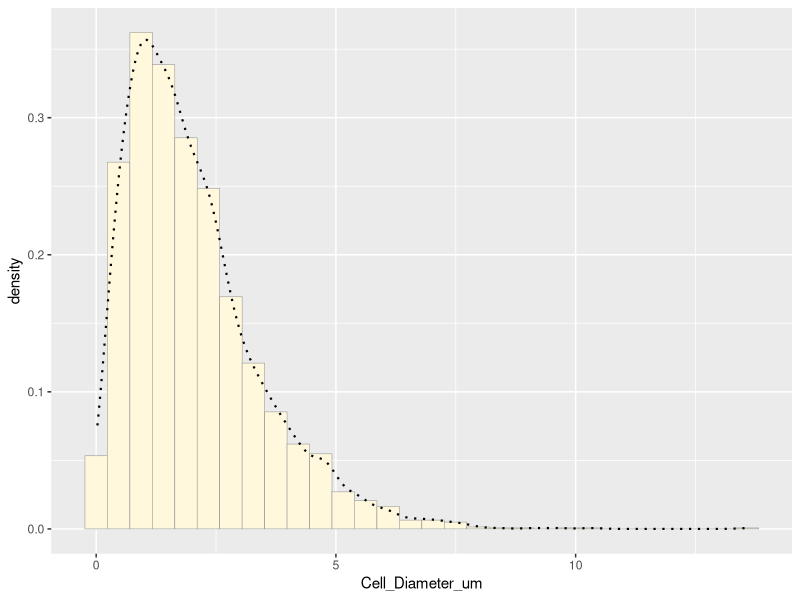
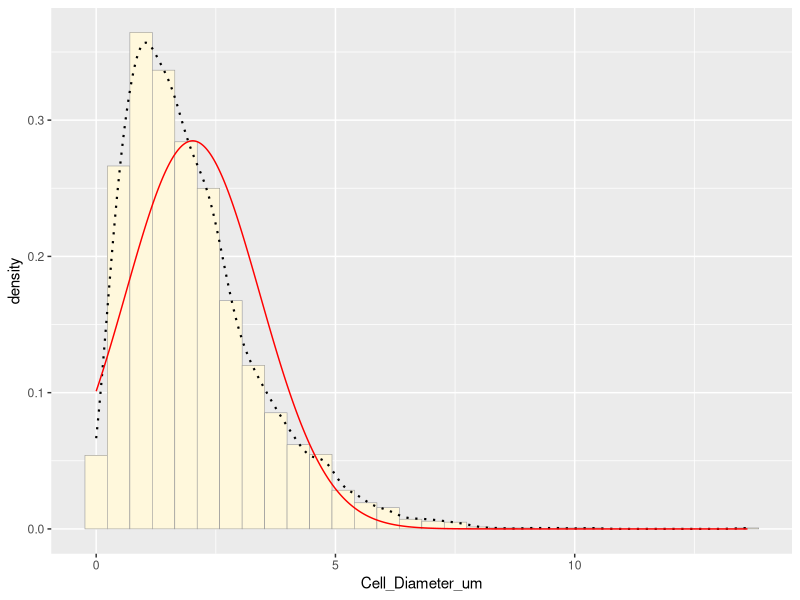
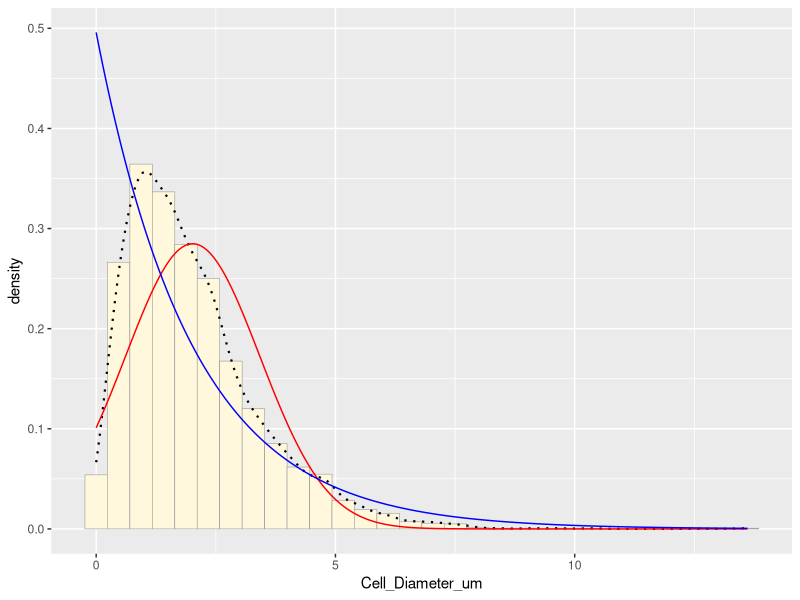
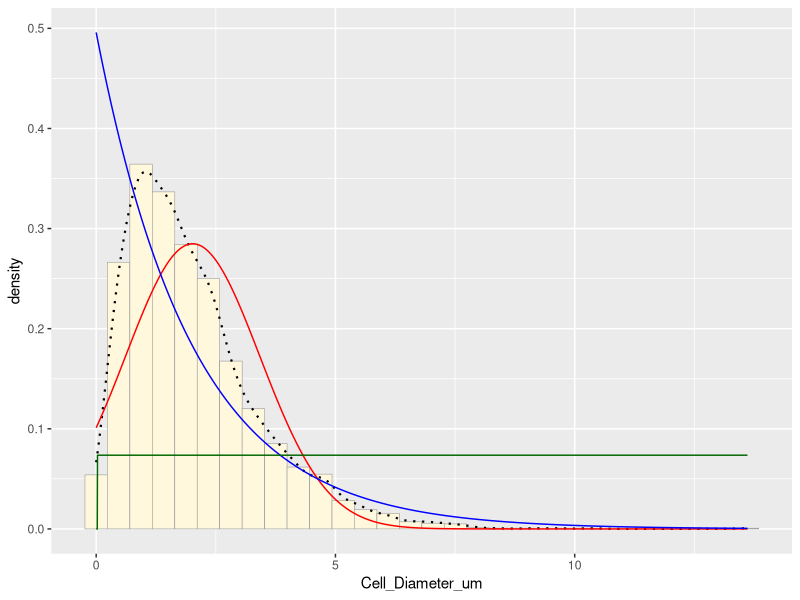
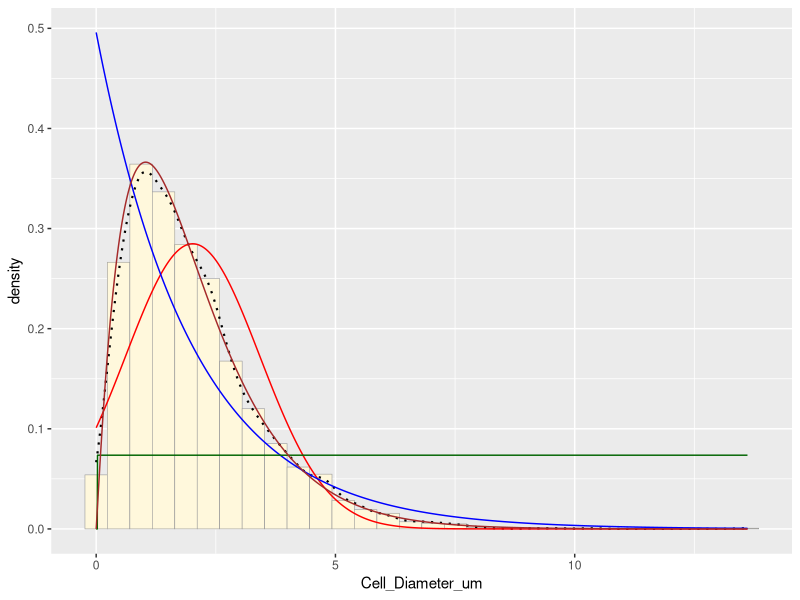
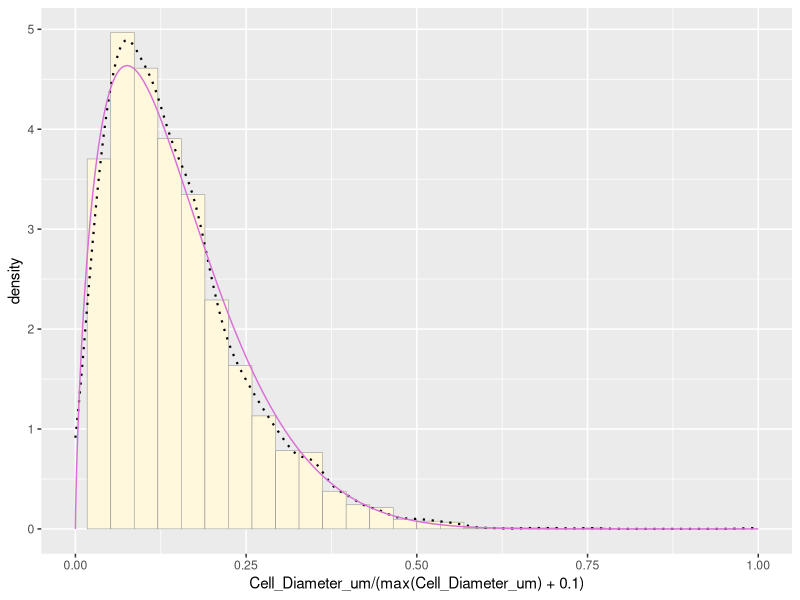
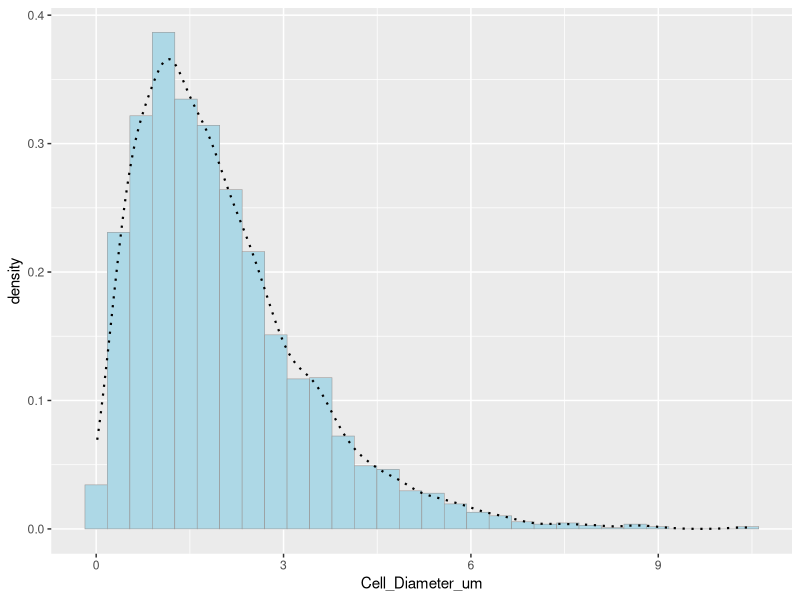
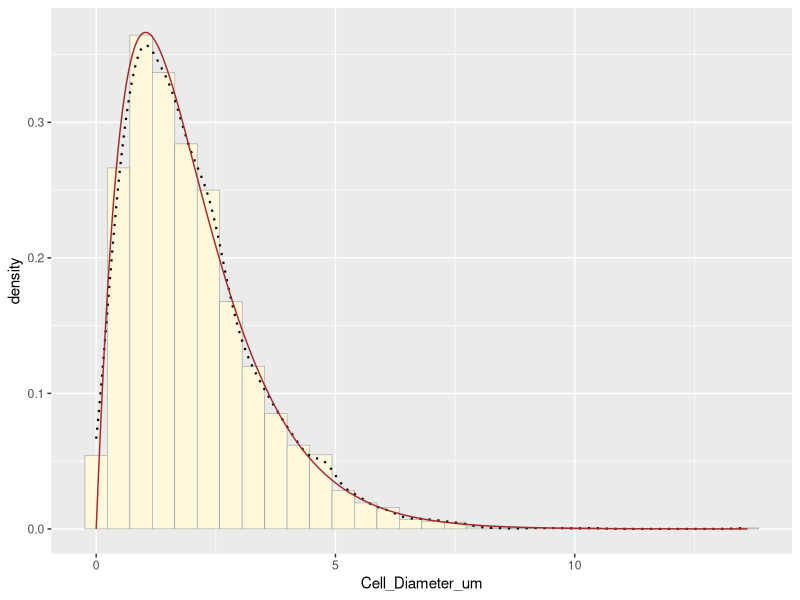

R code for these plots, in order:
## ---- chunk 1
knitr::opts_chunk$set(echo = TRUE)
## ---- chunk 2
#Load necessary librarues
library(ggplot2)
library(MASS)
z <- read.table("cellular_biology_data.csv",header=TRUE,sep=",")
str(z)
summary(z)
## ---- chunk 3
# Plot histogram of cell diameters
p1 <- ggplot(data=z, aes(x=Cell_Diameter_um, y=..density..)) +
  geom_histogram(color="grey60", fill="cornsilk", size=0.2) +
  geom_density(linetype="dotted", size=0.75)  # Add empirical density curve
print(p1)
## ---- chunk 4
normPars <- fitdistr(z$Cell_Diameter_um, "normal")
meanML <- normPars$estimate["mean"]
sdML <- normPars$estimate["sd"]

# Plot normal probability density
xval <- seq(0, max(z$Cell_Diameter_um), len=length(z$Cell_Diameter_um))
stat <- stat_function(aes(x = xval, y = ..y..), fun = dnorm, colour="red", 
                      n = length(z$Cell_Diameter_um), args = list(mean = meanML, sd = sdML))
p1 + stat
## ---- chunk 5
expoPars <- fitdistr(z$Cell_Diameter_um, "exponential")
rateML <- expoPars$estimate["rate"]

# Plot exponential probability density
stat2 <- stat_function(aes(x = xval, y = ..y..), fun = dexp, colour="blue", 
                       n = length(z$Cell_Diameter_um), args = list(rate=rateML))
p1 + stat + stat2
## ---- chunk 6
stat3 <- stat_function(aes(x = xval, y = ..y..), fun = dunif, colour="darkgreen", 
                       n = length(z$Cell_Diameter_um), args = list(min=min(z$Cell_Diameter_um), max=max(z$Cell_Diameter_um)))
p1 + stat + stat2 + stat3
## ---- chunk 7
gammaPars <- fitdistr(z$Cell_Diameter_um, "gamma")
shapeML <- gammaPars$estimate["shape"]
rateML <- gammaPars$estimate["rate"]

# Plot gamma probability density
stat4 <- stat_function(aes(x = xval, y = ..y..), fun = dgamma, colour="brown", 
                       n = length(z$Cell_Diameter_um), args = list(shape=shapeML, rate=rateML))
p1 + stat + stat2 + stat3 + stat4
## ---- chunk 8
pSpecial <- ggplot(data=z, aes(x=Cell_Diameter_um/(max(Cell_Diameter_um) + 0.1), y=..density..)) +
  geom_histogram(color="grey60", fill="cornsilk", size=0.2) + 
  xlim(c(0,1)) +
  geom_density(size=0.75, linetype="dotted")

betaPars <- fitdistr(x=z$Cell_Diameter_um/max(z$Cell_Diameter_um + 0.1), start=list(shape1=1, shape2=2), "beta")
shape1ML <- betaPars$estimate["shape1"]
shape2ML <- betaPars$estimate["shape2"]

statSpecial <- stat_function(aes(x = xval, y = ..y..), fun = dbeta, colour="orchid", 
                             n = length(z$Cell_Diameter_um), args = list(shape1=shape1ML, shape2=shape2ML))
pSpecial + statSpecial
## ---- chunk 9
new_data <- rgamma(n=length(z$Cell_Diameter_um), shape=shapeML, rate=rateML)
df_new <- data.frame(Cell_Diameter_um=new_data)

# Plot histogram of simulated data
p2 <- ggplot(data=df_new, aes(x=Cell_Diameter_um, y=..density..)) +
  geom_histogram(color="grey60", fill="lightblue", size=0.2) +
  geom_density(linetype="dotted", size=0.75)
print(p2)
## ---- chunk 10
p1 + stat4  # Original data with gamma fit
p2  # Simulated data
